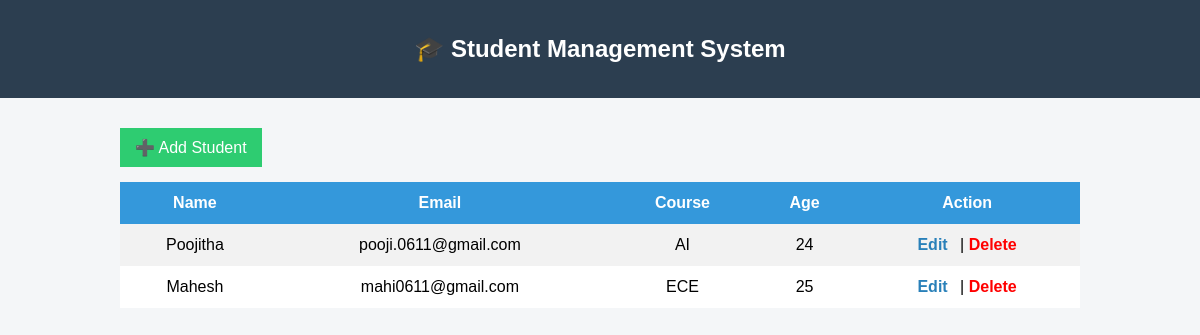
Before: / with the older database file.
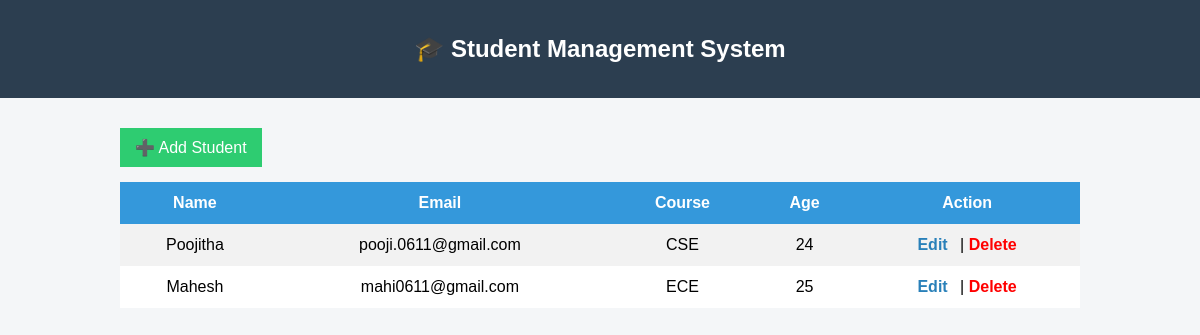
After: the same page with the newer database file.
### students/models.py (models this page shows, shortened)
class Student(models.Model):
    name = models.CharField(max_length=100)
    email = models.EmailField()
    course = models.CharField(max_length=50)
    age = models.IntegerField()

### students/views.py (the view)
# urls.py: path('', views.student_list, name = 'student_list'),
def student_list(request):
    students = Student.objects.all()
    return render(request, 'student_list.html', {'students' : students})

### students/templates/student_list.html (shortened to what this page needs)
<!DOCTYPE html>
<html lang="en">
<head>
</head>
<body>
{% extends 'base.html' %}
{% block content %}
<a class="add-btn" href="{% url 'add_student' %}">➕ Add Student</a>
<table>
    <tr>
        <th>Name</th>
        <th>Email</th>
        <th>Course</th>
        <th>Age</th>
        <th>Action</th>
    </tr>
    {% for s in students %}
    <tr>
        <td>{{ s.name }}</td>
        <td>{{ s.email }}</td>
        <td>{{ s.course }}</td>
        <td>{{ s.age }}</td>
        <td>
            <a class="edit-btn" href="{% url 'update_student' s.id %}">Edit</a> |
            <a class="delete-btn" href="{% url 'delete_student' s.id %}">Delete</a>
        </td>
    </tr>
    {% endfor %}
</table>
{% endblock %}

### students/templates/base.html (shortened to what this page needs)
{% load static %}
<!DOCTYPE html>
<html>
<head>
    <link rel="stylesheet" href="{% static 'css/style.css' %}">
</head>
<body>
<div class="navbar">
    <h2>🎓 Student Management System</h2>
</div>
<div class="container">
    {% block content %}
    {% endblock %}
</div>
</body>
</html>

### students/static/css/style.css (style rules this page uses)
body { font-family: Arial, sans-serif; background: #f4f6f8; margin: 0; }
.navbar { background: #2c3e50; color: white; padding: 15px; text-align: center; }
.container { width: 80%; margin: 30px auto; }
table { width: 100%; border-collapse: collapse; background: white; }
th, td { padding: 12px; text-align: center; }
th { background: #3498db; color: white; }
tr:nth-child(even) { background: #f2f2f2; }
.add-btn { display: inline-block; margin-bottom: 15px; padding: 10px 15px; background: #2ecc71; color: white; text-decoration: none; }
.edit-btn { color : #2980b9; font-weight: bold; text-decoration: none; margin-right: 8px; }
.delete-btn { color: red; text-decoration: none; font-weight: bold; }

Changed rows visible on the page:
changed Student "Poojitha": course "AI" → "CSE"
